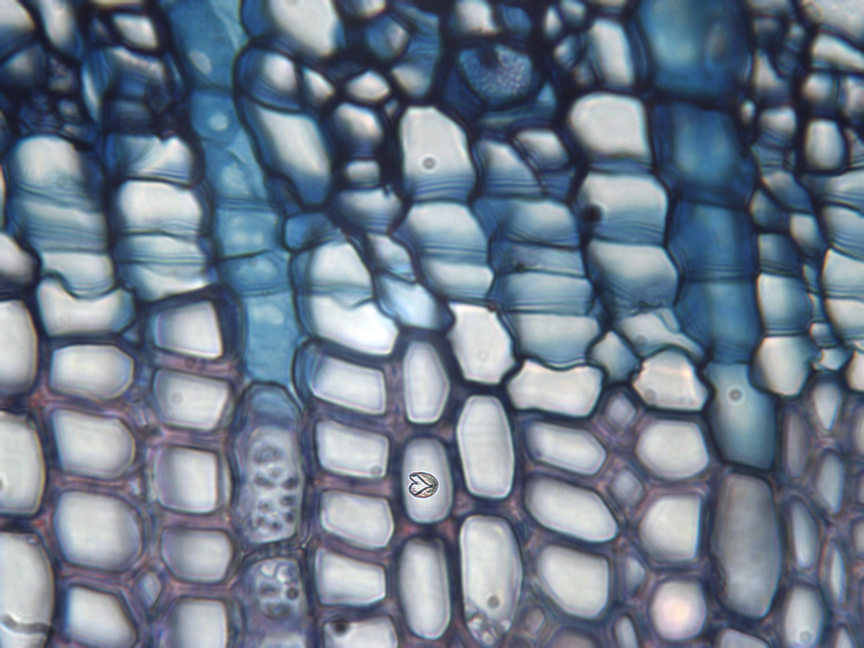
#> input picture Data/P_tithymaloides/EPM6_S2_1_Inicio_40X.jpg, 2592 x 1944 px, given in place of EPM6_088.tif, which was not available (shown at 1/3 size)
$ python images_prueba.py
#> lines starting #> are read from the running program, lines starting #| are printed output that depends on the picture; after the words box and inside, x2 and y2 are one past the last pixel; in counts of white or black regions, pixels touching at a corner belong together; pictures that were not available may be replaced by others from this repository, and a replacement may not be noted
import numpy as np
import matplotlib.pyplot as plt
from PIL import Image, ImageOps
#%matplotlib inline
import cv2 as cv
import imutils

#Cargar dos imágenes. Una con la cámara del calabozo y la otra con la cámara del LANCIS
img_1 = cv.imread('../Data/Pedilanthus/P_tithymaloides/E_tithymaloides_fotos/EPM6_088.tif')
#> img_1 is the input picture: shape (1944, 2592, 3); mean B, G, R 138.8, 122.1, 108.5
img_2 = cv.imread('../Data/Pedilanthus/P_tithymaloides/EPM6_S2_1_Inicio_10X.jpg')
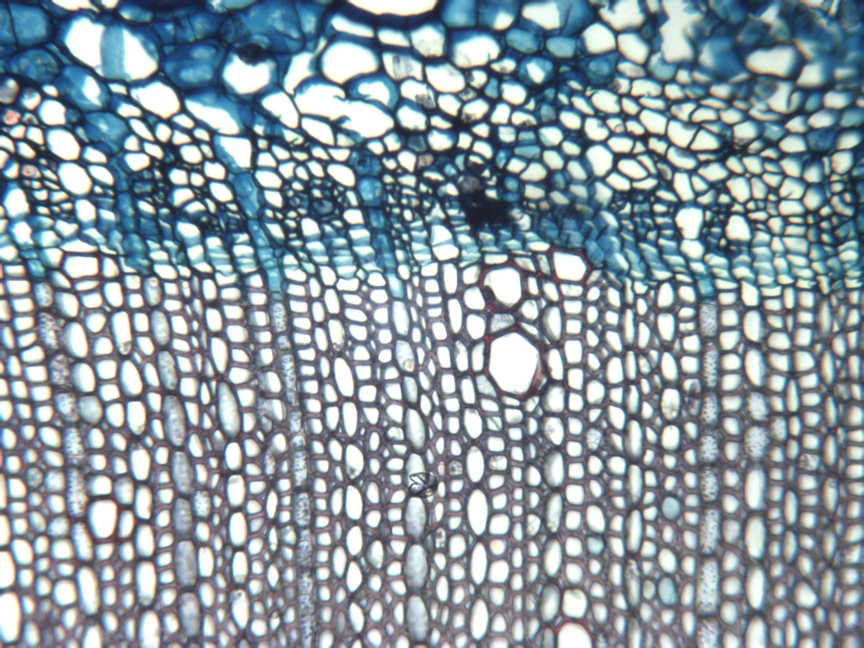
#> input picture Data/P_tithymaloides/EPM6_S2_1_Inicio_10X.jpg, 2592 x 1944 px, found by its file name (shown at 1/3 size)
#> img_2 is the input picture: shape (1944, 2592, 3); mean B, G, R 161.2, 153.3, 138.6
#Para ver las dimensiones en pixeles de las imágenes utilizamos shape
print(img_1.shape,img_2.shape)
#| (1944, 2592, 3) (1944, 2592, 3)
#Con imshow vemos las imágenes
cv.imshow("img_1",img_1)
cv.waitKey(0)
cv.imshow("img_2",img_2)
cv.waitKey(0)
#Crear arrreglos de numpy y plotear los histogramas de distribución de los pixeles
img_1_array = np.asarray(img_1)
img_2_array = np.asarray(img_2)
#
plt.hist(img_1_array.ravel())
plt.hist(img_2_array.ravel())
plt.show()
#> figure, not shown here; tallest bar 2337998 high, from x = 89.8 to 113.4; tallest bar 2922652 high, from x = 230.9 to 255
#cv2 guarda por default en formato bgr, entonces es importante transformar a rgb
img_1=cv.cvtColor(img_1, cv.COLOR_BGR2RGB)
img_2=cv.cvtColor(img_2, cv.COLOR_BGR2RGB)

gray_1 = cv.cvtColor(img_1, cv.COLOR_RGB2GRAY)
gray_2 = cv.cvtColor(img_2, cv.COLOR_RGB2GRAY)
plt.hist(img_1.ravel())
plt.hist(gray_1.ravel())
plt.show()
#> figure, not shown here; tallest bar 2337998 high, from x = 89.8 to 113.4; tallest bar 862725 high, from x = 71 to 94

plt.imshow(gray_1, cmap="gray", vmin=0, vmax=255)
plt.show()
plt.imshow(gray_2, cmap="gray", vmin=0, vmax=255)
plt.show()

# global thresholding
ret1,th1_1 = cv.threshold(gray_1,127,255,cv.THRESH_BINARY)
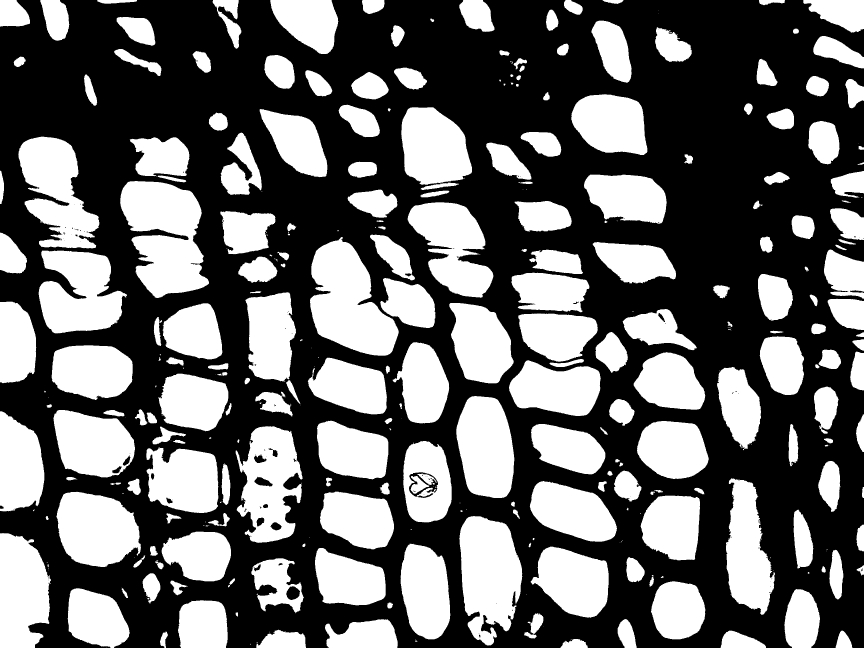
#> th1_1: shape (1944, 2592) (shown at 1/3 size); 40.7% white; 347 white regions (104 under 20 px), largest, box (x1, y1, x2, y2) and area: (360, 543, 627, 894) 62521, (930, 711, 1196, 1067) 57816, (1378, 1548, 1567, 1937) 52563
# Otsu's thresholding
ret2,th1_2 = cv.threshold(gray_1,0,255,cv.THRESH_BINARY+cv.THRESH_OTSU)
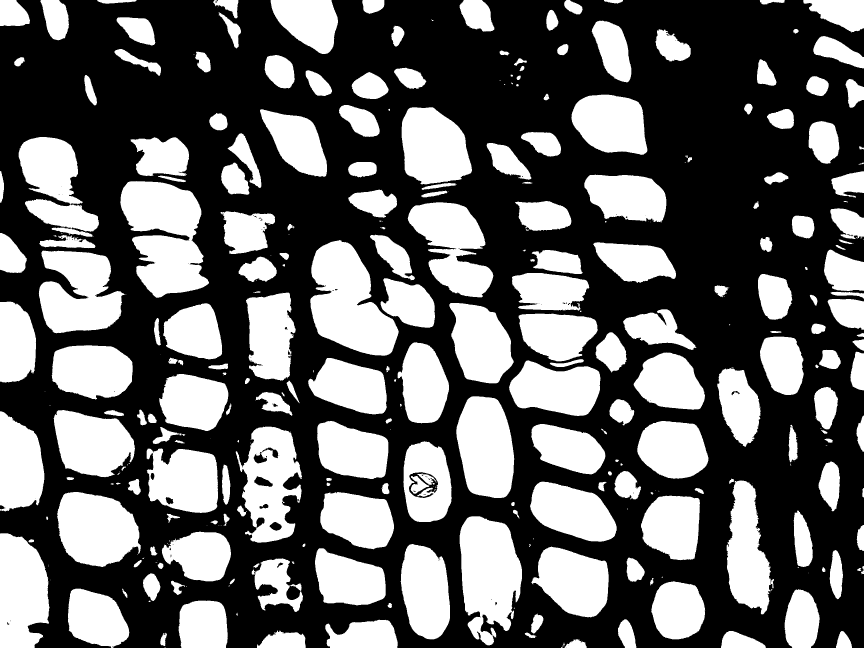
#> th1_2: shape (1944, 2592) (shown at 1/3 size); 39.4% white; 360 white regions (114 under 20 px), largest, box (x1, y1, x2, y2) and area: (361, 543, 627, 893) 61537, (931, 720, 1196, 1067) 57115, (1379, 1549, 1566, 1936) 51286
#> ret2 = 130
# Otsu's thresholding after Gaussian filtering
blur_1 = cv.GaussianBlur(gray_1,(5,5),0)
ret3,th1_3 = cv.threshold(blur_1,0,255,cv.THRESH_BINARY+cv.THRESH_OTSU)
#> th1_3: shape (1944, 2592); 39.3% white; 270 white regions (32 under 20 px), largest, box (x1, y1, x2, y2) and area: (361, 543, 627, 893) 61536, (931, 720, 1196, 1067) 57160, (1379, 1549, 1566, 1936) 51312
#> ret3 = 130
# plot all the images and their histograms
images = [gray_1, 0, th1_1,
          gray_1, 0, th1_2,
          blur_1, 0, th1_3]
titles = ['Original Noisy Image','Histogram','Global Thresholding (v=127)',
          'Original Noisy Image','Histogram',"Otsu's Thresholding",
          'Gaussian filtered Image','Histogram',"Otsu's Thresholding"]
for i in range(3):
    plt.subplot(3,3,i*3+1),plt.imshow(images[i*3],'gray')
    plt.title(titles[i*3]), plt.xticks([]), plt.yticks([])
    plt.subplot(3,3,i*3+2),plt.hist(images[i*3].ravel(),256)
    plt.title(titles[i*3+1]), plt.xticks([]), plt.yticks([])
    plt.subplot(3,3,i*3+3),plt.imshow(images[i*3+2],'gray')
    plt.title(titles[i*3+2]), plt.xticks([]), plt.yticks([])


#Pa la otra
# global thresholding
ret1,th2_1 = cv.threshold(gray_2,127,255,cv.THRESH_BINARY)
#> th2_1: shape (1944, 2592); 52.7% white; 115 black regions (79 under 20 px), largest, box (x1, y1, x2, y2) and area: (0, 0, 2592, 1944) 2377524, (1821, 0, 1854, 30) 576, (208, 1883, 226, 1914) 271
# Otsu's thresholding
ret2,th2_2 = cv.threshold(gray_2,0,255,cv.THRESH_BINARY+cv.THRESH_OTSU)
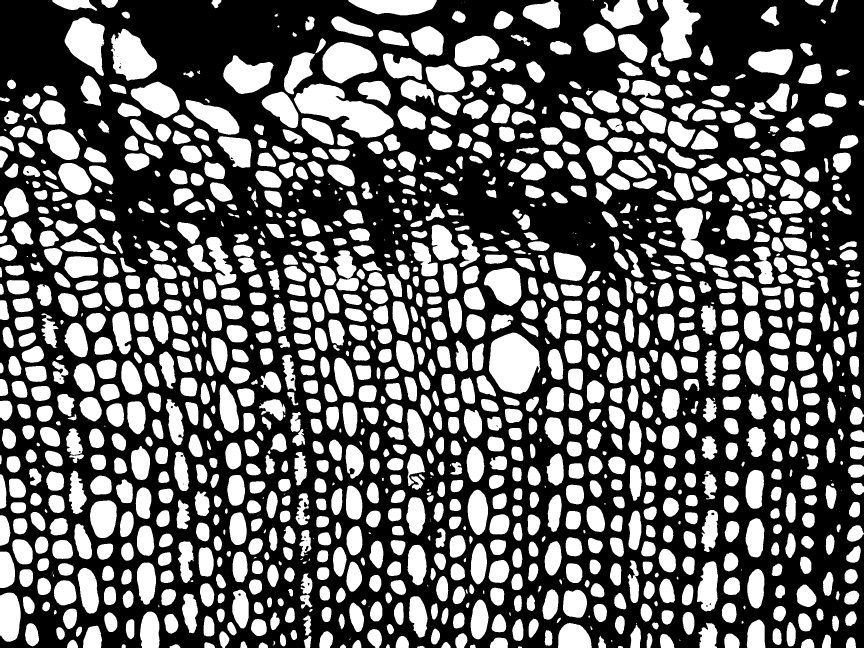
#> th2_2: shape (1944, 2592) (shown at 1/3 size); 39.2% white; 1298 white regions (67 under 20 px), largest, box (x1, y1, x2, y2) and area: (882, 251, 1181, 413) 24098, (1467, 998, 1621, 1182) 20973, (1981, 0, 2102, 184) 14461
#> ret2 = 162
# Otsu's thresholding after Gaussian filtering
blur_2 = cv.GaussianBlur(gray_2,(5,5),0)
ret3,th2_3 = cv.threshold(blur_2,0,255,cv.THRESH_BINARY+cv.THRESH_OTSU)
#> th2_3: shape (1944, 2592); 39.1% white; 1256 white regions (36 under 20 px), largest, box (x1, y1, x2, y2) and area: (882, 251, 1181, 413) 24112, (1467, 998, 1621, 1181) 20958, (1981, 0, 2102, 184) 14455
#> ret3 = 162
# plot all the images and their histograms
images = [gray_2, 0, th2_1,
          gray_2, 0, th2_2,
          blur_2, 0, th2_3]
titles = ['Original Noisy Image','Histogram','Global Thresholding (v=127)',
          'Original Noisy Image','Histogram',"Otsu's Thresholding",
          'Gaussian filtered Image','Histogram',"Otsu's Thresholding"]
for i in range(3):
    plt.subplot(3,3,i*3+1),plt.imshow(images[i*3],'gray')
    plt.title(titles[i*3]), plt.xticks([]), plt.yticks([])
    plt.subplot(3,3,i*3+2),plt.hist(images[i*3].ravel(),256)
    plt.title(titles[i*3+1]), plt.xticks([]), plt.yticks([])
    plt.subplot(3,3,i*3+3),plt.imshow(images[i*3+2],'gray')
    plt.title(titles[i*3+2]), plt.xticks([]), plt.yticks([])
plt.show()
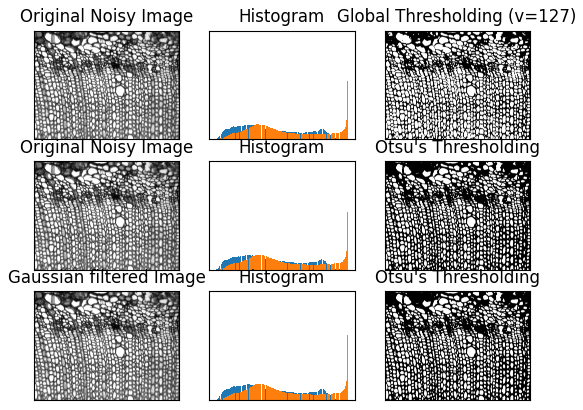
#> figure drawn by matplotlib, 9 panels

th2_3 = cv.bitwise_not(th2_3)
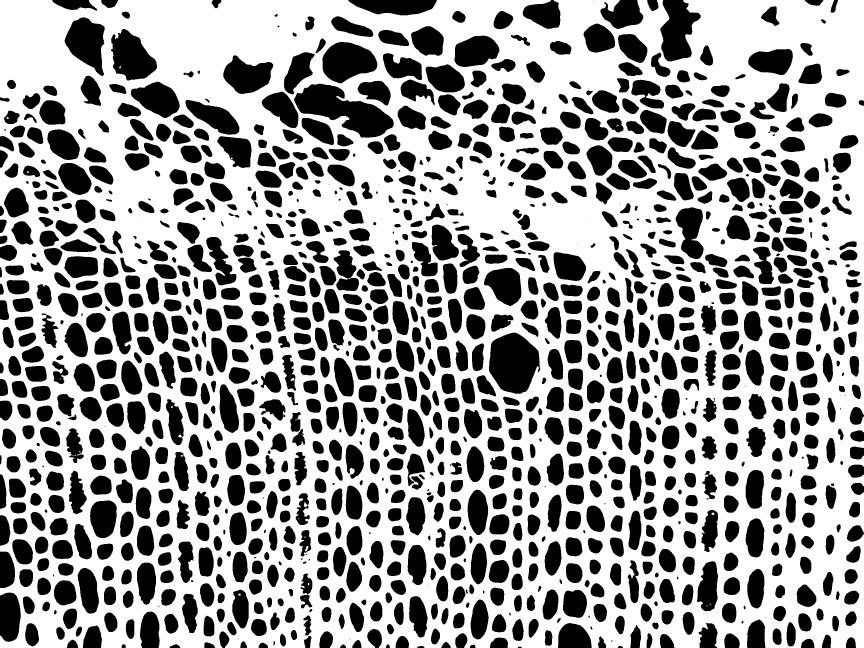
#> th2_3: shape (1944, 2592) (shown at 1/3 size); 60.9% white; 1256 black regions (36 under 20 px)
plt.imshow(th2_3, vmin=0, vmax=255)
plt.show()

# find contours in the thresholded image
cnts,hierachy=cv.findContours(th2_3,cv.RETR_TREE,cv.CHAIN_APPROX_SIMPLE)
#> cnts = 1212 contours, 46 with area under 20; largest, box (x1, y1, x2, y2) and area: (0, 0, 2592, 1944) 4910074, (881, 250, 1182, 414) 24502, (1466, 997, 1622, 1182) 21216, (966, 125, 1133, 251) 14641, (332, 86, 472, 243) 14066

# loop over the contours
for c in cnts:
    # compute the center of the contour
    M = cv.moments(c)
    if M["m00"] != 0:
        cX = int(M["m10"] / M["m00"])
        cY = int(M["m01"] / M["m00"])
    else:
        cX, cY = 0, 0
    # draw the contour and center of the shape on the image
    cv.drawContours(th2_3, [c], -1, (0, 255, 0), 2)
    cv.circle(th2_3, (cX, cY), 7, (255, 255, 255), -1)
#> this loop made 1212 passes
#> (c, cX, cY) on pass 4: ([[2038, 1920], [2039, 1919], [2040, 1920], [2039, 1921]], 2039, 1920)
#> (cX, cY) on passes 1, 2, 3, 5, 6, 7: (1296, 968), (821, 1929), (1834, 1922), (1049, 1916), (848, 1920), (1645, 1914)
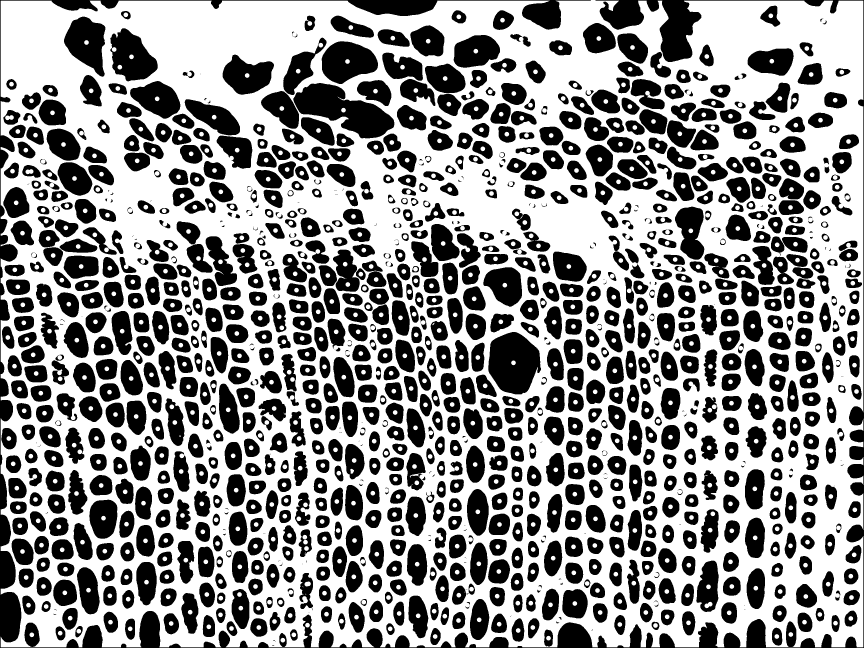
#> th2_3: shape (1944, 2592) (shown at 1/3 size); 56.3% white; 1273 black regions (150 under 20 px), largest, box (x1, y1, x2, y2) and area: (0, 0, 2592, 1944) 152279, (880, 249, 1183, 415) 25833, (1465, 996, 1623, 1183) 22060
    #cv.putText(th2, "center", (cX - 20, cY - 20),cv.FONT_HERSHEY_SIMPLEX, 0.5, (255, 255, 255), 2)
    # display the image
    #cv.imshow("Image", th2)
plt.imshow(th2_3,cmap="gray", vmin=0, vmax=255)
plt.show()

cv.imwrite('centroids.png',th2_3)
#r,g,b = cv.split(img_cv2)
#plt.hist(img_cv2.ravel())
